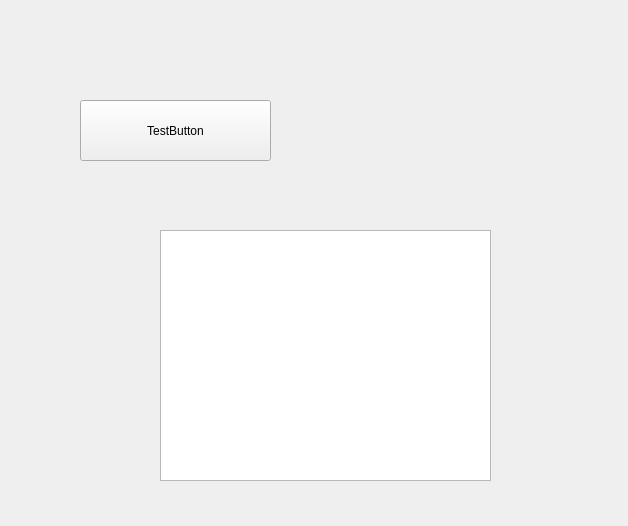
<?xml version="1.0" encoding="UTF-8"?>
<ui version="4.0">
 <class>Widget</class>
 <widget class="QWidget" name="Widget">
  <property name="geometry">
   <rect>
    <x>0</x>
    <y>0</y>
    <width>628</width>
    <height>526</height>
   </rect>
  </property>
  <property name="windowTitle">
   <string>Widget</string>
  </property>
  <widget class="QPushButton" name="pushButtonTest">
   <property name="geometry">
    <rect>
     <x>80</x>
     <y>100</y>
     <width>191</width>
     <height>61</height>
    </rect>
   </property>
   <property name="text">
    <string>TestButton</string>
   </property>
  </widget>
  <widget class="QGraphicsView" name="graphicsView">
   <property name="geometry">
    <rect>
     <x>160</x>
     <y>230</y>
     <width>331</width>
     <height>251</height>
    </rect>
   </property>
   <property name="dragMode">
    <enum>QGraphicsView::RubberBandDrag</enum>
   </property>
  </widget>
 </widget>
 <layoutdefault spacing="6" margin="11"/>
 <resources/>
 <connections/>
</ui>
